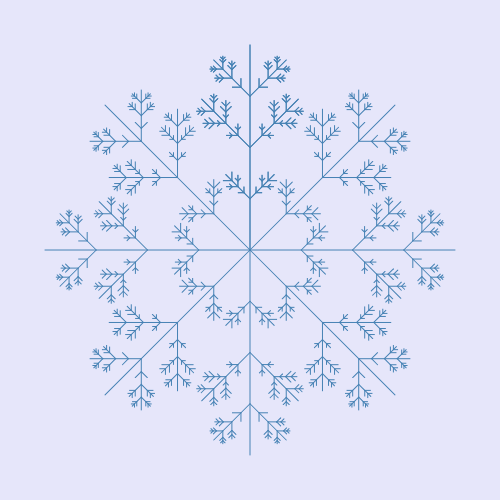
Frame 1 (no input)
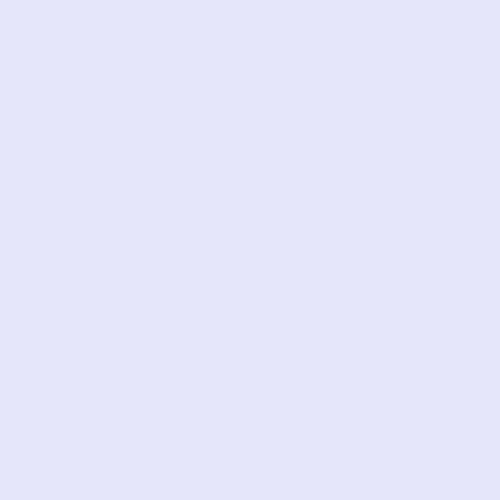
Frame 60 (no input)
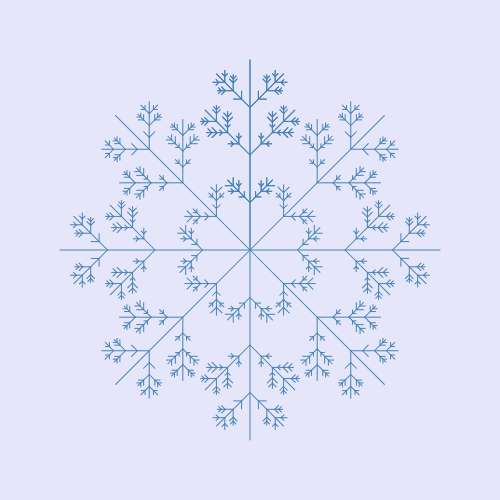
Frame 120 (the mouse pressed at the canvas centre since frame 60)

The p5.js sketch that drew these frames (run headless with seeded random() and noise() and a simulated clock; from frame 60 on, the mouse is pressed at the canvas centre):

// p5.js sketch
// ── sketch.js
let i = 200,
  di = 5,
  du = 1,
  u = 10;

function setup() {
  createCanvas(500, 500);
  //noLoop();
  frameRate(20);
}

function draw() {
  background(230, 230, 250);
  translate(width / 2, height / 2);
  scale(1, -1);
  //strokeWeight(1);
  i = i + di;
  //u=u+du;
  //if ((u > 65) || (u < 5)) du = -du;
  if ((i > 240) || (i < 0)) di = -di;
  stroke(70, 130, 180);
  fractal(0, 0, i, 0);
  rotate(radians(90));
  fractal(0, 0, i, 0);
  rotate(radians(90));
  fractal(0, 0, i, 0);
  rotate(radians(90));
  fractal(0, 0, i, 0);
  rotate(radians(90));
  fractal(0, 0, i, 0);

  push();
  rotate(radians(45));
  fractal(0, 0, i, 0);
  pop();
  push();
  rotate(radians(-45));
  fractal(0, 0, i, 0);
  pop();
  push();
  rotate(radians(135));
  fractal(0, 0, i, 0);
  pop();
  push();
  rotate(radians(-135));
  fractal(0, 0, i, 0);
  pop();
}

function fractal(x, y, a, u) {
  if (a > 3) {
    rotate(radians(u));
    line(x, y, x, a);

    //нижние веточки
    push();
    translate(0, a / 4);
    rotate(radians(45));
    fractal(x, y, a / 6, u);
    pop();
    push();
    translate(0, a / 4);
    rotate(radians(-45));
    fractal(x, y, a / 6, u);
    pop();
    //средние веточки
    push();
    translate(0, a * 0.5);
    rotate(radians(45));
    fractal(x, y, a / 3, u);
    pop();
    push();
    translate(0, a * 0.5);
    rotate(radians(-45));
    fractal(x, y, a / 3, u);
    pop();
    //верхние веточки
    push();
    translate(0, a * 0.75);
    rotate(radians(45));
    fractal(x, y, a / 4, u);
    pop();
    push();
    translate(0, a * 0.75);
    rotate(radians(-45));
    fractal(x, y, a / 4, u);
    pop();
  }
}
